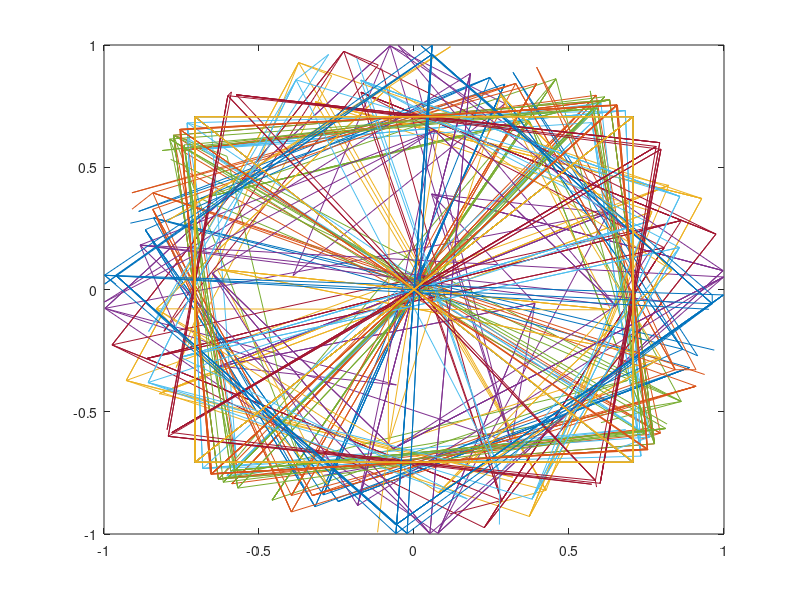

Write MATLAB code to recreate this figure.
clear all

PLOT=0;

USAMPR = 2;

%%% Filter information
a1 = [1, -0.0183, 0.8665];
a2 = [1, -0.1458, 0.6341];
a3 = [1, -0.3545, 0.4290];
a4 = [1, -0.5802, 0.2583];
a5 = [1, -0.7321, 0.1558];

b1 = [1 2 1]; % = b2 = b3 = b4 = b5

sos = [b1, a1; b1, a2; b1, a3; b1, a4; b1, a5];

k = 8.2924e-4;

%%% Alphabet Information
complex_mapping = exp(1j*([0,3,1,2].'*pi/2+pi/4)).';

Prefix = randsrc(1, 3 * size(sos,1),complex_mapping,3);

%%% Transmit Information
PN_Length = 512;
NSYMBOLS=32;

%%% Sequence Generation
c = randsrc(1,PN_Length,complex_mapping,123);
s = randsrc(1,NSYMBOLS,complex_mapping,233);

%%% Zero Order Holder
% x = repelem(s,length(c));

%%% Transmit Spreading
% cx = [];
% n = 0;
% while (n < length(x))
%     cx(n + 1) = x(n + 1) * c(mod(n, length(c)) + 1);
%     n = n + 1;
% end
cx = [];
n = 0;
while (n < length(s))
    cx = [cx (s(n + 1) * c)];
    n = n + 1;
end

% PLOT CHECK %%%%%%%%%%%%%%%%%%%%%%%%%%%%%%%%%%%%%%%%%%%%%%%%%%%%%%%%%%%%%%
if PLOT
    plot(cx,'bo')
end

% Transmit Filtering
cxup=upsample(cx,USAMPR);

% h = firrcos(512,0.5,.15,2,'rolloff','sqrt');

kk = power(k,1/5);
sout = [Prefix cxup Prefix];
for i = 1:1:size(sos, 1)
    sout = filter(kk*sos(i, 1:1:3),sos(i, 4:1:6),sout);
end

% PLOT CHECK %%%%%%%%%%%%%%%%%%%%%%%%%%%%%%%%%%%%%%%%%%%%%%%%%%%%%%%%%%%%%%
if PLOT
    plot(sout,'bo')
    plot(20*log10(abs(fftshift(fft(sout,length(sout))))))
end

%Normalize
sout=sout./max(abs(sout));

% Receive Filtering
bbdata_rx = fliplr(sout);
for i = 1:1:size(sos, 1)
    bbdata_rx = filter(kk*sos(i, 1:1:3),sos(i, 4:1:6),bbdata_rx);
end
bbdata_rx = fliplr(bbdata_rx);

% PLOT CHECK %%%%%%%%%%%%%%%%%%%%%%%%%%%%%%%%%%%%%%%%%%%%%%%%%%%%%%%%%%%%%%
if PLOT
    plot(bbdata_rx,'bo')
    plot(20*log10(abs(fftshift(fft(bbdata_rx,length(bbdata_rx))))))
end

% PLOT CHECK %%%%%%%%%%%%%%%%%%%%%%%%%%%%%%%%%%%%%%%%%%%%%%%%%%%%%%%%%%%%%%
if PLOT
    n=((32*512)/2) + 1
    plot(downsample(bbdata_rx(1+n:end-n),2), 'bo')
    plot(downsample(bbdata_rx(1+(length(Prefix)):end),2), 'bo')
end

ind = 0;
r = 0;
hold off
plot((s))
hold on
while sum(abs(s-r)) > 0.05
f = downsample(bbdata_rx(1+ind:end-ind), USAMPR);

n = 0;
r = [];
while (n < length(s))
    r = [r (f(((n * length(c)) + 1):((n + 1) * length(c))) * c')];
    n = n + 1;
end
r = r / length(c);
r = r ./ max(abs(r));
ind = ind + 1;
plot((r))
sum(abs(s-r))
ind
end

% PLOT CHECK %%%%%%%%%%%%%%%%%%%%%%%%%%%%%%%%%%%%%%%%%%%%%%%%%%%%%%%%%%%%%%
if PLOT
    plot(r,'bo')
end

%%% Calculate EsNo
EsNo_dB=[]; PERROR_Vector=[]; PREF_Vector=[];

VERROR=[];
VERROR=r-s;
PERROR_Vector=VERROR.*VERROR'.';
PREF_Vector=s.*s'.';

RMS_PERROR=sqrt((1/length(PERROR_Vector))*sum(PERROR_Vector));
RMS_PREF=sqrt((1/length(PREF_Vector))*sum(PREF_Vector));
EsNo_dB=10*log10(RMS_PREF/RMS_PERROR);

%%% Calculate EVM
EVM_dB=[];
EVM_dB=10*log10(RMS_PERROR/RMS_PREF);

% g = c'.'; %Mathematically correct but has different ind value than other way
% for i = 1:1:size(sos, 1)
%     g = filter(kk*sos(i, 1:1:3),sos(i, 4:1:6),g);
% end
% 
% ind = 0;
% r2 = 0;
% hold off
% plot((s))
% hold on
% while sum(abs(s-r2)) > 1
% f2 = downsample(sout(1+ind:end-ind), USAMPR);
% 
% n = 0;
% r2 = [];
% while (n < length(s))
%     r2 = [r2 (f2(((n * length(g)) + 1):((n + 1) * length(g))) * g.')];
%     n = n + 1;
% end
% r2 = r2 / length(g);
% r2 = r2 ./ max(abs(r2));
% ind = ind + 1;
% plot((r2))
% sum(abs(s-r2))
% ind
% end
% 
% % PLOT CHECK %%%%%%%%%%%%%%%%%%%%%%%%%%%%%%%%%%%%%%%%%%%%%%%%%%%%%%%%%%%%%%
% if PLOT
%     plot(r,'bo')
%     hold on
%     plot(r2,'ro')
% end
% 
% %%% Calculate EsNo
% EsNo_dB=[]; PERROR_Vector=[]; PREF_Vector=[];
% 
% VERROR=[];
% VERROR=r2-s;
% PERROR_Vector=VERROR.*VERROR'.';
% PREF_Vector=s.*s'.';
% 
% RMS_PERROR=sqrt((1/length(PERROR_Vector))*sum(PERROR_Vector));
% RMS_PREF=sqrt((1/length(PREF_Vector))*sum(PREF_Vector));
% EsNo_dB=10*log10(RMS_PREF/RMS_PERROR);
% 
% %%% Calculate EVM
% EVM_dB=[];
% EVM_dB=10*log10(RMS_PERROR/RMS_PREF);


g = upsample(c'.', USAMPR); %Mathematically correct but has different ind value than other way
for i = 1:1:size(sos, 1)
    g = filter(kk*sos(i, 1:1:3),sos(i, 4:1:6),g);
end

ind = 0;
r2 = 0;
hold off
plot((s))
hold on
while sum(abs(s-r2)) > 1
f2 = sout(1+ind:end-ind);

n = 0;
r2 = [];
while (n < length(s))
    r2 = [r2 (f2(((n * length(g)) + 1):((n + 1) * length(g))) * g.')];
    n = n + 1;
end
r2 = r2 / length(g);
r2 = r2 ./ max(abs(r2));
ind = ind + 1;
plot((r2))
sum(abs(s-r2))
ind
end
%%% Note the you don't need to actually downsample as your correlation
%%% compresses the sequence to a single value

% PLOT CHECK %%%%%%%%%%%%%%%%%%%%%%%%%%%%%%%%%%%%%%%%%%%%%%%%%%%%%%%%%%%%%%
if PLOT
    plot(r,'bo')
    hold on
    plot(r2,'ro')
end

%%% Calculate EsNo
EsNo_dB=[]; PERROR_Vector=[]; PREF_Vector=[];

VERROR=[];
VERROR=r2-s;
PERROR_Vector=VERROR.*VERROR'.';
PREF_Vector=s.*s'.';

RMS_PERROR=sqrt((1/length(PERROR_Vector))*sum(PERROR_Vector));
RMS_PREF=sqrt((1/length(PREF_Vector))*sum(PREF_Vector));
EsNo_dB=10*log10(RMS_PREF/RMS_PERROR);

%%% Calculate EVM
EVM_dB=[];
EVM_dB=10*log10(RMS_PERROR/RMS_PREF);
% 
% %Align the processed vector
% expected_bbdata_rx=circ_shift_2_to_1(cxup,expected_bbdata_rx);
% bbdata_rx=circ_shift_2_to_1(cxup,bbdata_rx);
% 
% %Chop off ring up and down to pretend it is continuous signal
% %Chop needs to be dynamic so it changes with the length of h and the QMF
% %coeffs
% expected_bbdata_rx=expected_bbdata_rx(1:1:(end-(length(expected_bbdata_rx)-length(cxup))));
% bbdata_rx=bbdata_rx(1:1:length(expected_bbdata_rx));
% templ=length(expected_bbdata_rx);
% %Chop off ring up and down to pretend it is continuous signal
% 
% bbdata_rx=downsample(bbdata_rx./max(abs(bbdata_rx)),USAMPR);
% expected_bbdata_rx=downsample(expected_bbdata_rx./max(abs(expected_bbdata_rx)),USAMPR);
% 
% %GetBBdata befor you chop ring off for power measurements
% 
% %Remove pilot symbols
% bbdata_rx=bbdata_rx((1+length(PS)):1:(end-length(PS)));
% expected_bbdata_rx=expected_bbdata_rx((1+length(PS)):1:(end-length(PS)));
% 
% %Normalize
% bbdata_rx=bbdata_rx./max(abs(bbdata_rx));
% expected_bbdata_rx=expected_bbdata_rx./max(abs(expected_bbdata_rx));
% 
% %Decode
% %TO GET PROPER BER YOU MUST DO WHAT IS BELOW!!!!!!!
% expected_decode_mapping=(mean(abs(expected_bbdata_rx))).*complex_mapping./max(abs(complex_mapping));
% decode_mapping=(mean(abs(bbdata_rx))).*complex_mapping./max(abs(complex_mapping));
% rescale=mean(abs(expected_decode_mapping))/mean(abs(decode_mapping));
% [decoded_complex_stream]=AWGN_maximum_likelyhood_decoder(bbdata_rx,decode_mapping,complex_mapping);
% decoded_binary_word_stream=custom_mapper(decoded_complex_stream.',complex_mapping,Binary_Alphabet);
% [expected_unmapped_symbol_stream]=AWGN_maximum_likelyhood_decoder(expected_bbdata_rx,expected_decode_mapping,complex_mapping);
% expected_decoded_binary_word_stream=custom_mapper(expected_unmapped_symbol_stream.',complex_mapping,Binary_Alphabet);
% if length(decoded_complex_stream)>length(expected_unmapped_symbol_stream)
%     Bit_Errors=sum(sum(abs(expected_decoded_binary_word_stream-decoded_binary_word_stream(1:1:length(expected_unmapped_symbol_stream),:))));
% elseif length(decoded_complex_stream)<length(expected_unmapped_symbol_stream)
%     Bit_Errors=sum(sum(abs(expected_decoded_binary_word_stream(1:1:length(decoded_complex_stream),:)-decoded_binary_word_stream)));
% else
%     Bit_Errors=sum(sum(abs(expected_decoded_binary_word_stream-decoded_binary_word_stream)));
% end
% BER=Bit_Errors/(size(expected_decoded_binary_word_stream,1)*size(expected_decoded_binary_word_stream,2));
% [BER Bit_Errors]
% 
% ERRORS=ERRORS+Bit_Errors;
% BERCUR=ERRORS/(ii*NSYMBOLS*BITS_PER_WORD);
% [BERCUR ERRORS]
% if JUMP
%     ERRORS=ERROR_LIMIT;
%     JUMP=0; 
% end
% 
% 
% figure(1)
% plot(OBO_FROM_P1DB_vec,([mean(EBNOVEC{i}{1}(1:end/2)) mean(EBNOVEC{i}{2}(1:end/2)) mean(EBNOVEC{i}{3}(1:end/2)) mean(EBNOVEC{i}{4}(1:end/2)) mean(EBNOVEC{i}{5}(1:end/2)) mean(EBNOVEC{i}{6}(1:end/2))]),'bo-')
% hold on
% plot(OBO_FROM_P1DB_vec,([mean(EBNOVEC{i}{7}(1:end/2)) mean(EBNOVEC{i}{8}(1:end/2)) mean(EBNOVEC{i}{9}(1:end/2)) mean(EBNOVEC{i}{10}(1:end/2)) mean(EBNOVEC{i}{11}(1:end/2)) mean(EBNOVEC{i}{12}(1:end/2))]),'ro-')
% hold off
% legend('Hard Decision Decoded','Soft Decision Decoded','location','north')
% title(sprintf('Detected Amplitude Distortion Uncoded at %i (dB) EbNo 16 APSK RingRatio=3.15',EbNo_vector(i)))
% ylabel('Amplitude Distortion (Volts)'), xlabel('PA OBO (dB)')
% grid on
